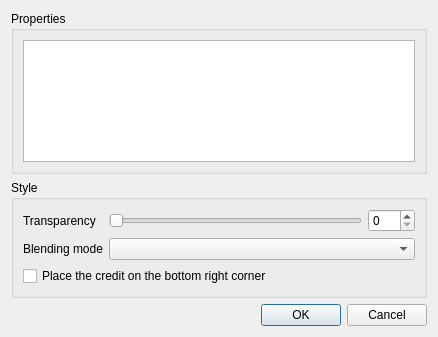
<?xml version="1.0" encoding="UTF-8"?>
<ui version="4.0">
 <class>Dialog</class>
 <widget class="QDialog" name="Dialog">
  <property name="geometry">
   <rect>
    <x>0</x>
    <y>0</y>
    <width>438</width>
    <height>337</height>
   </rect>
  </property>
  <property name="windowTitle">
   <string>Properties</string>
  </property>
  <layout class="QGridLayout" name="gridLayout">
   <item row="0" column="0">
    <layout class="QGridLayout" name="gridLayout_2">
     <item row="3" column="0">
      <widget class="QDialogButtonBox" name="buttonBox">
       <property name="orientation">
        <enum>Qt::Horizontal</enum>
       </property>
       <property name="standardButtons">
        <set>QDialogButtonBox::Cancel|QDialogButtonBox::Ok</set>
       </property>
      </widget>
     </item>
     <item row="2" column="0">
      <widget class="QGroupBox" name="groupBox_Style">
       <property name="sizePolicy">
        <sizepolicy hsizetype="Preferred" vsizetype="Fixed">
         <horstretch>0</horstretch>
         <verstretch>0</verstretch>
        </sizepolicy>
       </property>
       <property name="title">
        <string>Style</string>
       </property>
       <layout class="QVBoxLayout" name="verticalLayout">
        <property name="sizeConstraint">
         <enum>QLayout::SetDefaultConstraint</enum>
        </property>
        <item>
         <layout class="QFormLayout" name="formLayout">
          <item row="0" column="0">
           <widget class="QLabel" name="label">
            <property name="text">
             <string>Transparency</string>
            </property>
           </widget>
          </item>
          <item row="0" column="1">
           <layout class="QHBoxLayout" name="horizontalLayout_3">
            <item>
             <widget class="QSlider" name="horizontalSlider_Transparency">
              <property name="maximum">
               <number>100</number>
              </property>
              <property name="orientation">
               <enum>Qt::Horizontal</enum>
              </property>
             </widget>
            </item>
            <item>
             <widget class="QSpinBox" name="spinBox_Transparency">
              <property name="maximum">
               <number>100</number>
              </property>
             </widget>
            </item>
           </layout>
          </item>
          <item row="1" column="0">
           <widget class="QLabel" name="label_2">
            <property name="text">
             <string>Blending mode</string>
            </property>
           </widget>
          </item>
          <item row="1" column="1">
           <widget class="QComboBox" name="comboBox_BlendingMode"/>
          </item>
         </layout>
        </item>
        <item>
         <widget class="QCheckBox" name="checkBox_ProviderNameLabelVisibility">
          <property name="text">
           <string>Place the credit on the bottom right corner</string>
          </property>
         </widget>
        </item>
       </layout>
      </widget>
     </item>
     <item row="0" column="0">
      <widget class="QGroupBox" name="groupBox_Properties">
       <property name="title">
        <string>Properties</string>
       </property>
       <layout class="QGridLayout" name="gridLayout_3">
        <item row="0" column="0">
         <widget class="QTextEdit" name="textEdit_Properties">
          <property name="readOnly">
           <bool>true</bool>
          </property>
          <property name="tabStopWidth">
           <number>80</number>
          </property>
         </widget>
        </item>
       </layout>
      </widget>
     </item>
    </layout>
   </item>
  </layout>
 </widget>
 <resources/>
 <connections>
  <connection>
   <sender>buttonBox</sender>
   <signal>accepted()</signal>
   <receiver>Dialog</receiver>
   <slot>accept()</slot>
   <hints>
    <hint type="sourcelabel">
     <x>248</x>
     <y>254</y>
    </hint>
    <hint type="destinationlabel">
     <x>157</x>
     <y>274</y>
    </hint>
   </hints>
  </connection>
  <connection>
   <sender>buttonBox</sender>
   <signal>rejected()</signal>
   <receiver>Dialog</receiver>
   <slot>reject()</slot>
   <hints>
    <hint type="sourcelabel">
     <x>316</x>
     <y>260</y>
    </hint>
    <hint type="destinationlabel">
     <x>286</x>
     <y>274</y>
    </hint>
   </hints>
  </connection>
 </connections>
</ui>
